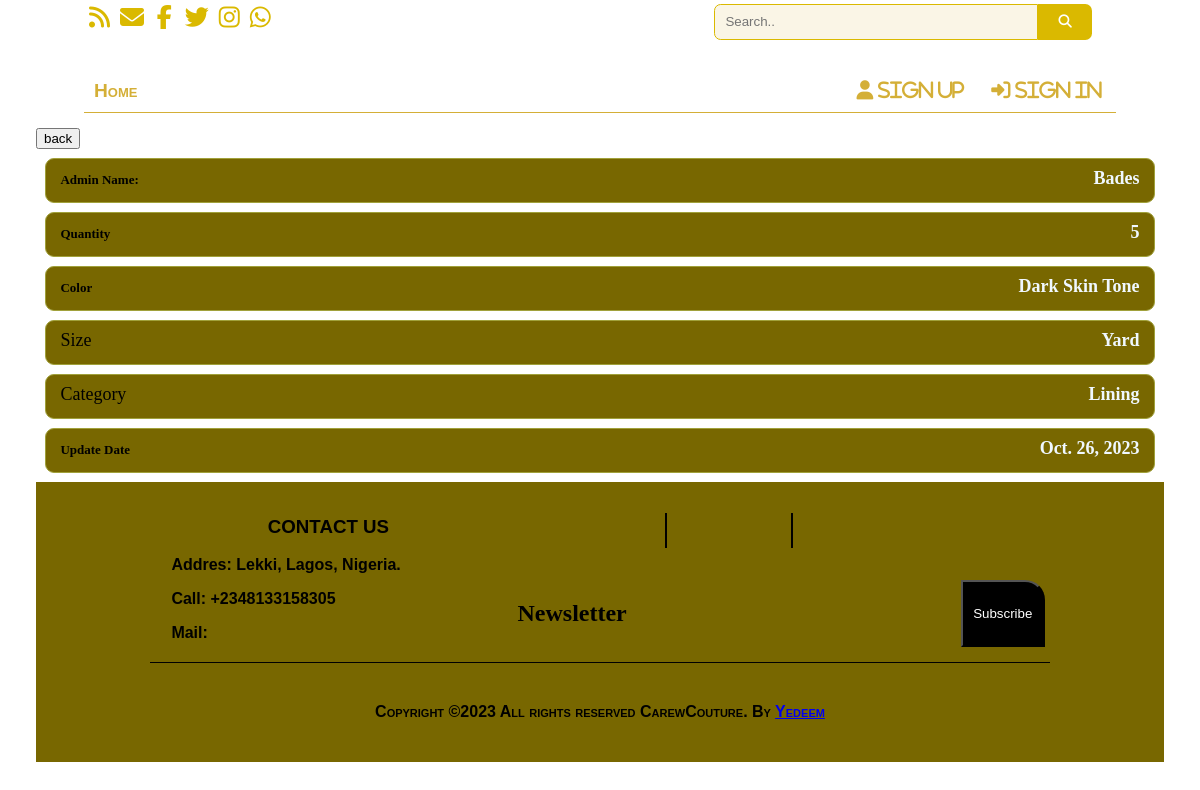
The app's page /invent/view/1 with its own data.
### Inventories/models.py (models this page shows, shortened)
class Items(models.Model):
    admin_name = models.CharField(max_length=100)
    quantity = models.CharField(max_length=1000)
    color = models.ForeignKey(Colors, on_delete=models.SET_NULL, null=True,)
    size = models.ForeignKey(Size, on_delete=models.SET_NULL, null=True)
    category = models.ForeignKey(Category, on_delete=models.SET_NULL, null=True)
    update_Date = models.DateField(default=date.today(), null=True)

class Colors(models.Model):
    name = models.CharField(max_length=100)
    def __str__(self) :
        return self.name

class Size(models.Model):
    name = models.CharField(max_length=100)
    def __str__(self) :
        return self.name

class Category(models.Model):
    name = models.CharField(max_length=100)
    def __str__(self) :
        return self.name

### Inventories/views.py (the view)
# urls.py: path('view/<id>', viewInvent, name="view"),
def viewInvent(request, id):
    tms = Items.objects.get(id = id)
    return render(request, "Inventories/view.html", {"items":tms})

### template/Inventories/view.html (shortened to what this page needs)
{% extends 'mainbase.html' %}
{% block content %}
    <div class="order_form_div1" id="order_form_div1">
        <a href="http://127.0.0.1:8000/invent/"><input type="button" value="back"></a>
        <div class="Mesurements_div" id="Client_Name_div" >
            <label class="Mesurements_label" for="id_Measurement_pref" id="Measurement_pref_label" >
                Admin Name:
            </label>
            <label class="Mesurements_label" for="id_Measurement_pref" id="id_Client_Name" >
                {{items.admin_name}}
            </label>
        </div>
        <div class="Mesurements_div" id="Booking_Date_div" >
            <label class="Mesurements_label" for="id_Measurement_pref" id="Measurement_pref_label" >
                Quantity
            </label>
            <label class="Mesurements_label" for="id_Measurement_pref" id="id_Client_Name" >
                {{items.quantity}}
            </label>
        </div>
        <div class="Mesurements_div" id="Expecting_Date_div" >
            <label class="Mesurements_label" for="id_Measurement_pref" id="Measurement_pref_label" >
                Color
            </label>
            <label class="Mesurements_label" for="id_Measurement_pref" id="id_Client_Name" >
                {{items.color}}
            </label>
        </div>
        <div class="Mesurements_div" id="Design_div" >
            <label class="Design_label" for="id_Design" id="Design_label" >
                Size
            </label>
            <label class="Mesurements_label" for="id_Measurement_pref" id="id_Client_Name" >
                {{items.size}}
            </label>
        </div>
        <div class="Mesurements_div" id="Design_div" >
            <label class="Design_label" for="id_Design" id="Design_label" >
                Category
            </label>
            <label class="Mesurements_label" for="id_Measurement_pref" id="id_Client_Name" >
                {{items.category}}
            </label>
        </div>
        <div class="Mesurements_div" id="Shoulder_to_nipple_point_div" >
            <label class="Mesurements_label" for="id_Measurement_pref" id="Measurement_pref_label" >
                Update Date
            </label>
            <label class="Mesurements_label" for="id_Measurement_pref" id="id_Client_Name" >
                {{items.update_Date}}
            </label>
        </div>
{% endblock %}

### template/mainbase.html (style rules this page uses)
.order_form_div1 { grid-column: 1 / span 18; grid-row: 1 / span 18; }
.Mesurements_div, .Document_Description { height: 25px; width: auto; border: 1px solid #a1a13b; border-radius: 0.5em; font-size: large; padding: 0.5em 0.8em; background: rgb(120, 103, 0); margin: 0.5em 0.5em; }
.Mesurements_label { height: 100%; width: auto; font-size: small; font-weight: bolder; }
#id_Upload_Mesurement, #id_Client_Name, #id_Design, #id_Client_Email, #id_Client_C_Number, #id_Material_pref, #id_Color_pref, #id_Measurement_pref, #id_Design_pref, #id_Booking_Date, #id_Upload_Design, #id_Upload_Mesurement, #id_Shoulder_to_nipple_point, #id_Shoulder_to_under_burst, #id_Shoulder_to_half_length, #id_Shoulder_to_hip_part, #id_Shoulder_to_knee_length, #id_Shoulder_to_dress_length, #id_Burst, #id_Upper_burst, #id_Under_Burst, #id_High_waist_measurement, #id_Waist_measurement, #id_High_hip, #id_Hip, #id_Knee_measurement, #id_Cleavage_level, #id_Shoulder_measurement, #id_Sleeve_length, #id_Round_sleeve_length, #id_Waist_to_hip, #id_Waist_to_knee, #id_Waist_to_floor, #id_Admin_Name, #id_Site_Upload, #id_Expecting_Date, #id_Purpose, #id_Date, #id_Delivery_Date, #id_Material { height: 100%; width: auto; border: 1px solid #a1a13b; border-radius: 0.5em; background: #fff; font-size: large; float: right; }
@media screen and (max-width:1350px) { .order_form_div1 { grid-column: 1 / span 18; grid-row: 1 / span 9; } }

### template/Inventories/view.html (style rules this page uses)
#id_Client_Name { background: none; border: none; color: aliceblue; }

### records on screen
Items: admin_name "Bades", quantity "5", color "Dark Skin Tone", size "Yard", category "Lining", update_Date "Oct. 26, 2023"
